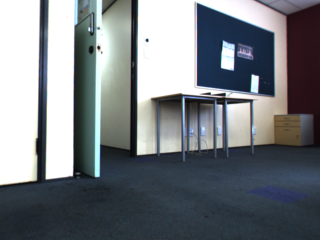
//> input picture src/left-0.pgm, 320 x 240 px, given in place of leftimage.jpg, which was not available
$ ./testStereoMatching   (built with g++ and OpenCV 4)
//> lines starting //> are read from the running program, lines starting //| are printed output that depends on the picture; pictures that were not available may be replaced by others from this repository, and a replacement may not be noted
#include <stdio.h>
#include <string.h>
#include <iostream>
#include <string>
#include <utility>

#include <opencv2/opencv.hpp>
#include <opencv2/highgui/highgui.hpp>
#include<opencv2/calib3d/calib3d.hpp>
#include "opencv2/core/core.hpp"

using namespace cv;

int main()
{cv::Mat leftimg =cv::imread("leftimage.jpg");
//> leftimg is the input picture: 240 rows x 320 cols, CV_8UC3; mean B, G, R 127.8, 122.9, 117.7
cv::Mat rightimg = cv::imread("rightimage.jpg");
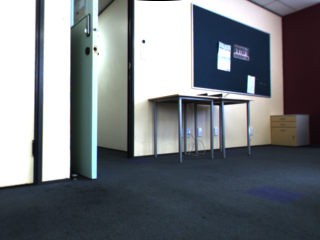
//> input picture src/right-0.pgm, 320 x 240 px, given in place of rightimage.jpg, which was not available
//> rightimg is the input picture: 240 rows x 320 cols, CV_8UC3; mean B, G, R 126.4, 121.4, 116.4
cv::Size imagesize = leftimg.size();
//> imagesize = Size(320, 240)
cv::Mat disparity_left=cv::Mat(imagesize.height,imagesize.width,CV_16S);
cv::Mat disparity_right=cv::Mat(imagesize.height,imagesize.width,CV_16S);
cv::Mat g1,g2,disp,disp8;
cv::cvtColor(leftimg,g1,cv::COLOR_BGR2GRAY);
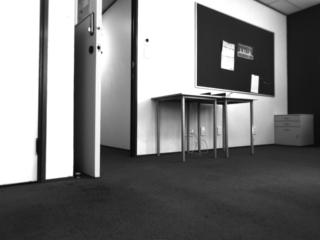
//> g1: 240 rows x 320 cols, CV_8UC1; min 7, max 255, mean 121.9
cv::cvtColor(rightimg,g2,cv::COLOR_BGR2GRAY);
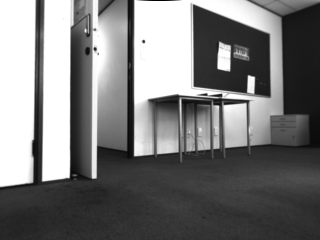
//> g2: 240 rows x 320 cols, CV_8UC1; min 0, max 255, mean 120.5

// [14 lines of commented-out code are left out]

cv::imshow("left", leftimg);
cv::imshow("right", rightimg);
//> (the run ends here: the program stops with an error, at `cv::imshow("disp", disp8);`)
